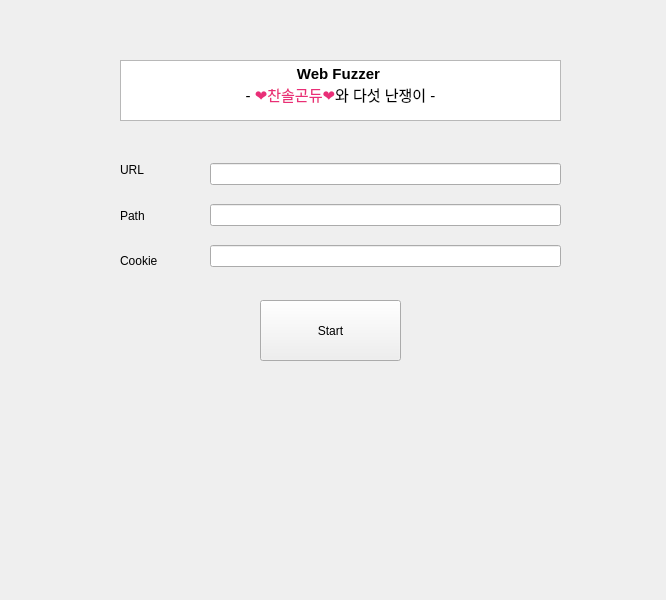
<?xml version="1.0" encoding="UTF-8"?>
<ui version="4.0">
 <class>Widget</class>
 <widget class="QWidget" name="Widget">
  <property name="geometry">
   <rect>
    <x>0</x>
    <y>0</y>
    <width>666</width>
    <height>600</height>
   </rect>
  </property>
  <property name="minimumSize">
   <size>
    <width>666</width>
    <height>600</height>
   </size>
  </property>
  <property name="windowTitle">
   <string>Widget</string>
  </property>
  <widget class="QPushButton" name="starButton">
   <property name="geometry">
    <rect>
     <x>260</x>
     <y>300</y>
     <width>141</width>
     <height>61</height>
    </rect>
   </property>
   <property name="text">
    <string>Start</string>
   </property>
  </widget>
  <widget class="QTextEdit" name="textEdit">
   <property name="geometry">
    <rect>
     <x>120</x>
     <y>60</y>
     <width>441</width>
     <height>61</height>
    </rect>
   </property>
   <property name="html">
    <string>&lt;!DOCTYPE HTML PUBLIC &quot;-//W3C//DTD HTML 4.0//EN&quot; &quot;http://www.w3.org/TR/REC-html40/strict.dtd&quot;&gt;
&lt;html&gt;&lt;head&gt;&lt;meta name=&quot;qrichtext&quot; content=&quot;1&quot; /&gt;&lt;style type=&quot;text/css&quot;&gt;
p, li { white-space: pre-wrap; }
&lt;/style&gt;&lt;/head&gt;&lt;body style=&quot; font-family:'Ubuntu'; font-size:11pt; font-weight:400; font-style:normal;&quot;&gt;
&lt;p align=&quot;center&quot; style=&quot; margin-top:0px; margin-bottom:0px; margin-left:0px; margin-right:0px; -qt-block-indent:0; text-indent:0px;&quot;&gt;&lt;span style=&quot; font-weight:600;&quot;&gt;Web Fuzzer &lt;/span&gt;&lt;/p&gt;
&lt;p align=&quot;center&quot; style=&quot; margin-top:0px; margin-bottom:0px; margin-left:0px; margin-right:0px; -qt-block-indent:0; text-indent:0px;&quot;&gt; - &lt;span style=&quot; color:#e92e77;&quot;&gt;❤찬솔곤듀❤&lt;/span&gt;와 다섯 난쟁이 - &lt;/p&gt;&lt;/body&gt;&lt;/html&gt;</string>
   </property>
  </widget>
  <widget class="QWidget" name="gridLayoutWidget">
   <property name="geometry">
    <rect>
     <x>210</x>
     <y>150</y>
     <width>351</width>
     <height>131</height>
    </rect>
   </property>
   <layout class="QGridLayout" name="gridLayout">
    <item row="0" column="0">
     <widget class="QLineEdit" name="lineEdit_2"/>
    </item>
    <item row="1" column="0">
     <widget class="QLineEdit" name="lineEdit_3"/>
    </item>
    <item row="2" column="0">
     <widget class="QLineEdit" name="lineEdit"/>
    </item>
   </layout>
  </widget>
  <widget class="QWidget" name="gridLayoutWidget_2">
   <property name="geometry">
    <rect>
     <x>120</x>
     <y>150</y>
     <width>91</width>
     <height>131</height>
    </rect>
   </property>
   <layout class="QGridLayout" name="gridLayout_2">
    <item row="1" column="0">
     <widget class="QLabel" name="label_2">
      <property name="text">
       <string>Path</string>
      </property>
     </widget>
    </item>
    <item row="0" column="0">
     <widget class="QLabel" name="label">
      <property name="text">
       <string>URL</string>
      </property>
     </widget>
    </item>
    <item row="2" column="0">
     <widget class="QLabel" name="label_3">
      <property name="text">
       <string>Cookie</string>
      </property>
     </widget>
    </item>
   </layout>
  </widget>
 </widget>
 <resources/>
 <connections/>
</ui>
